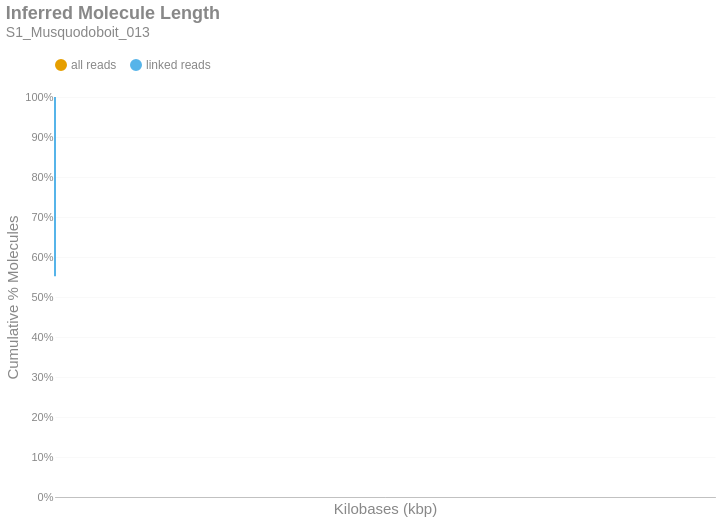

The cell this chart's notebook holds for it:
### Markdown cell above
### Inferred Molecule Length
This is the cumulative frequency distribution of molecule lengths inferred from the first and last alignment positions along a contig for all alignments associated with a single linked-read barcode on a given contig.There are two distributions: one with `all` the alignments (yellow) and another with only `linked reads` (blue). The percent of molecules in the `linked reads` distribution is relative to the total number of linked molecules.

### Code cell
if SKIPLR:
    print_html(f"Skipped")
else:
    binned_df = consolidated_hist(valids['length_inferred']/1000, mask, 10, True)
    binned_df = binned_df.with_columns(
        pl.when(pl.col('bin').cast(pl.Utf8) == '0').then(pl.lit('1')).otherwise(pl.col('bin').cast(pl.Utf8)).alias('bin')
    )
    with SafeRender(binned_df):
        (
            density_plot(binned_df, 'Inferred Molecule Length', samplename, 'inferredlen')
            .transform_calculate(bin_kb='datum.bin / 1000')
            .encode(
                x=alt.X('bin_kb:Q', title="Kilobases (kbp)").scale(type='log', padding=0).axis(labelAngle=-40),
                y=alt.Y('value:Q', title='Cumulative % Molecules')
                    .axis(format='%')
                    .stack(False)
                    .scale(domainMin=0, domainMax=1,padding=0),
                color=alt.Color("key:N").scale(domain = ["all reads", "linked reads"]),
                tooltip = [
                    alt.Tooltip("key:N", title = "Data Type"),
                    alt.Tooltip("range_label:N", title="Kilobases"),
                    alt.Tooltip("value:Q", format = ".2%", title="% Molecules (Cum.)")
                ]
            )
        ).display()

### Figure 1 — Vega-Lite specification as saved in the notebook (floating-point values rounded to 4 significant figures; data arrays with more than 128 entries replaced by an {"elided": "..."} marker saying what was removed)
{"width": "container", "height": 400, "config": {"title": {"anchor": "start", "dy": -15, "fontSize": 18, "color": "#888888", "subtitleColor": "#888888", "subtitleFontSize": 14}, "arc": {"fill": "#0072B2"}, "axis": {"domainColor": "#888888", "domainWidth": 0.5, "gridWidth": 0.2, "grid": false, "titleFontWeight": 400, "titleFontSize": 15, "labelFontSize": 11, "labelColor": "#888888", "tickColor": "#888888", "tickWidth": 0.2, "titleColor": "#888888"}, "axisBand": {"grid": false}, "axisX": {"grid": true, "tickSize": 10, "domainCap": "round"}, "axisY": {"domain": false, "grid": true, "tickSize": 0, "domainCap": "round"}, "background": "transparent", "header": {"labelFontSize": 15, "labelColor": "#888888", "titleFontSize": 15, "titleFontWeight": 600, "titleColor": "#888888"}, "legend": {"labelFont": "sans-serif", "labelFontSize": 12, "labelColor": "#888888", "symbolSize": 100, "symbolType": "circle", "titleFontSize": 12, "titlePadding": 10, "titleColor": "#888888", "title": null, "orient": "top"}, "range": {"category": ["#E69F00", "#56B4E9", "#009E73", "#F0E442", "#0072B2", "#D55E00", "#CC79A7", "#000000"], "diverging": ["#cfe8f3", "#a2d4ec", "#73bfe2", "#46abdb", "#1696d2", "#12719e"]}, "area": {"fill": "#0072B2", "fillOpacity": 0.7, "line": true, "strokeOpacity": 0.7}, "line": {"color": "#0072B2", "stroke": "#0072B2", "strokeWidth": 2}, "trail": {"color": "#0072B2", "stroke": "#0072B2", "strokeWidth": 0, "size": 1}, "point": {"filled": true, "fillOpacity": 1.0, "size": 95}, "text": {"color": "#888888", "fontSize": 11, "align": "right", "fontWeight": 400, "size": 11}, "bar": {"fill": "#0072B2", "stroke": null}, "view": {"stroke": null, "continuousWidth": 660, "continuousHeight": 400}}, "data": {"name": "data-e2ad7b794bae096175f0782a4d3c8107"}, "mark": {"type": "line", "interpolate": "monotone", "point": {"opacity": 0, "size": 275}}, "encoding": {"color": {"field": "key", "scale": {"domain": ["all reads", "linked reads"]}, "type": "nominal"}, "tooltip": [{"field": "key", "title": "Data Type", "type": "nominal"}, {"field": "range_label", "title": "Kilobases", "type": "nominal"}, {"field": "value", "format": ".2%", "title": "% Molecules (Cum.)", "type": "quantitative"}], "x": {"axis": {"labelAngle": -40}, "field": "bin_kb", "scale": {"type": "log", "padding": 0}, "title": "Kilobases (kbp)", "type": "quantitative"}, "y": {"axis": {"format": "%"}, "field": "value", "scale": {"domainMin": 0, "domainMax": 1, "padding": 0}, "stack": false, "title": "Cumulative % Molecules", "type": "quantitative"}}, "params": [{"name": "param_c36ac31b6afebe62", "select": {"type": "point", "fields": ["key"]}, "bind": "legend"}], "title": {"text": "Inferred Molecule Length", "subtitle": "S1_Musquodoboit_013"}, "transform": [{"fold": ["all reads (cumsum)", "linked reads (cumsum)"]}, {"calculate": "replace(datum.key, ' (cumsum)', '')", "as": "key"}, {"filter": {"param": "param_c36ac31b6afebe62"}}, {"calculate": "datum.bin / 1000", "as": "bin_kb"}], "usermeta": {"embedOptions": {"downloadFileName": "S1_Musquodoboit_013.inferredlen"}}, "$schema": "https://vega.github.io/schema/vega-lite/v6.1.0.json", "datasets": {"data-e2ad7b794bae096175f0782a4d3c8107": {"elided": "784 records"}}}
